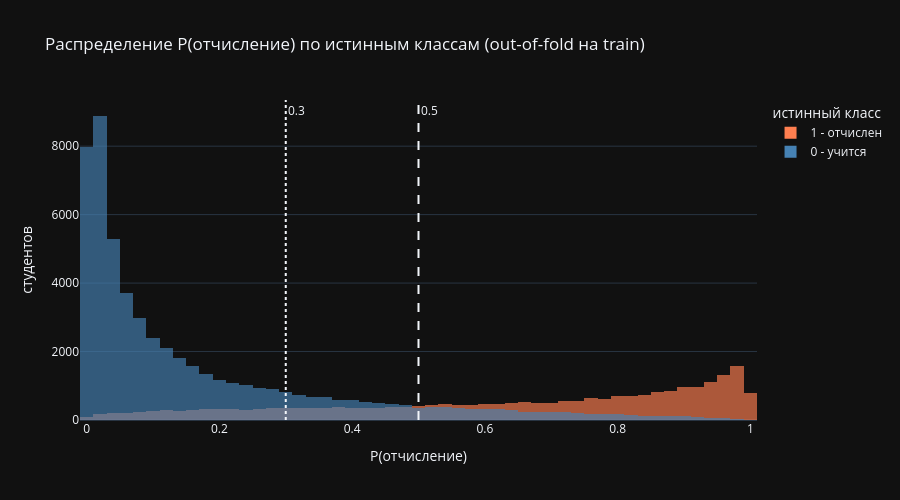

Notebook source saved alongside this figure:
### Code cell
prob_frame = pd.DataFrame({'p_dropout': proba_final,
                           'true_class': np.where(y_train == 1, '1 - отчислен', '0 - учится')})

fig = px.histogram(prob_frame, x='p_dropout', color='true_class', nbins=50, barmode='overlay', opacity=0.65,
                   color_discrete_map={'0 - учится': 'steelblue', '1 - отчислен': 'coral'},
                   title='Распределение P(отчисление) по истинным классам (out-of-fold на train)')
fig.add_vline(x=0.5, line_dash='dash', annotation_text='0.5')
fig.add_vline(x=0.3, line_dash='dot', annotation_text='0.3')
fig.update_layout(template='plotly_dark', height=500, xaxis_title='P(отчисление)', yaxis_title='студентов',
                  legend_title='истинный класс')
fig.show()

### Figure 1 — Plotly figure (JSON) as saved in the notebook; plotly's stock layout.template omitted (floating-point values rounded to 4 significant figures; data arrays with more than 128 entries replaced by an {"elided": "..."} marker saying what was removed)
{"data": [{"bingroup": "x", "hovertemplate": "true_class=1 - отчислен<br>p_dropout=%{x}<br>count=%{y}<extra></extra>", "legendgroup": "1 - отчислен", "marker": {"color": "coral", "opacity": 0.65, "pattern": {"shape": ""}}, "name": "1 - отчислен", "nbinsx": 50, "orientation": "v", "showlegend": true, "type": "histogram", "x": {"elided": "25603 float values"}, "xaxis": "x", "yaxis": "y"}, {"bingroup": "x", "hovertemplate": "true_class=0 - учится<br>p_dropout=%{x}<br>count=%{y}<extra></extra>", "legendgroup": "0 - учится", "marker": {"color": "steelblue", "opacity": 0.65, "pattern": {"shape": ""}}, "name": "0 - учится", "nbinsx": 50, "orientation": "v", "showlegend": true, "type": "histogram", "x": {"elided": "54397 float values"}, "xaxis": "x", "yaxis": "y"}], "layout": {"annotations": [{"showarrow": false, "text": "0.5", "x": 0.5, "xanchor": "left", "xref": "x", "y": 1, "yanchor": "top", "yref": "y domain"}, {"showarrow": false, "text": "0.3", "x": 0.3, "xanchor": "left", "xref": "x", "y": 1, "yanchor": "top", "yref": "y domain"}], "barmode": "overlay", "height": 500, "legend": {"title": {"text": "истинный класс"}, "tracegroupgap": 0}, "shapes": [{"line": {"dash": "dash"}, "type": "line", "x0": 0.5, "x1": 0.5, "xref": "x", "y0": 0, "y1": 1, "yref": "y domain"}, {"line": {"dash": "dot"}, "type": "line", "x0": 0.3, "x1": 0.3, "xref": "x", "y0": 0, "y1": 1, "yref": "y domain"}], "title": {"text": "Распределение P(отчисление) по истинным классам (out-of-fold на train)"}, "xaxis": {"anchor": "y", "domain": [0, 1], "title": {"text": "P(отчисление)"}}, "yaxis": {"anchor": "x", "domain": [0, 1], "title": {"text": "студентов"}}}}
